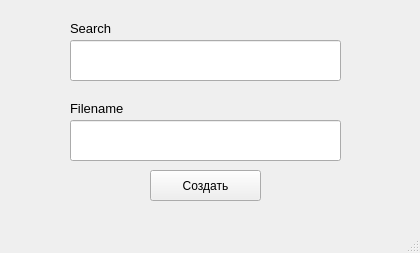
<?xml version="1.0" encoding="UTF-8"?>
<ui version="4.0">
 <class>MainWindow</class>
 <widget class="QMainWindow" name="MainWindow">
  <property name="geometry">
   <rect>
    <x>0</x>
    <y>0</y>
    <width>420</width>
    <height>253</height>
   </rect>
  </property>
  <property name="windowTitle">
   <string>MainWindow</string>
  </property>
  <property name="styleSheet">
   <string notr="true"/>
  </property>
  <widget class="QWidget" name="centralwidget">
   <widget class="QLineEdit" name="lineEdit">
    <property name="geometry">
     <rect>
      <x>70</x>
      <y>40</y>
      <width>271</width>
      <height>41</height>
     </rect>
    </property>
    <property name="styleSheet">
     <string notr="true">padding: 10px;</string>
    </property>
    <property name="text">
     <string/>
    </property>
   </widget>
   <widget class="QLineEdit" name="lineEdit_2">
    <property name="geometry">
     <rect>
      <x>70</x>
      <y>120</y>
      <width>271</width>
      <height>41</height>
     </rect>
    </property>
    <property name="styleSheet">
     <string notr="true">padding: 10px;</string>
    </property>
    <property name="text">
     <string/>
    </property>
   </widget>
   <widget class="QPushButton" name="pushButton">
    <property name="geometry">
     <rect>
      <x>150</x>
      <y>170</y>
      <width>111</width>
      <height>31</height>
     </rect>
    </property>
    <property name="text">
     <string>Создать</string>
    </property>
   </widget>
   <widget class="QLabel" name="label">
    <property name="geometry">
     <rect>
      <x>70</x>
      <y>20</y>
      <width>171</width>
      <height>16</height>
     </rect>
    </property>
    <property name="styleSheet">
     <string notr="true">font-size: 13px;</string>
    </property>
    <property name="text">
     <string>Search</string>
    </property>
   </widget>
   <widget class="QLabel" name="label_2">
    <property name="geometry">
     <rect>
      <x>70</x>
      <y>100</y>
      <width>171</width>
      <height>16</height>
     </rect>
    </property>
    <property name="styleSheet">
     <string notr="true">font-size: 13px;</string>
    </property>
    <property name="text">
     <string>Filename</string>
    </property>
   </widget>
  </widget>
  <widget class="QMenuBar" name="menubar">
   <property name="geometry">
    <rect>
     <x>0</x>
     <y>0</y>
     <width>420</width>
     <height>21</height>
    </rect>
   </property>
  </widget>
  <widget class="QStatusBar" name="statusbar"/>
 </widget>
 <resources/>
 <connections/>
</ui>
